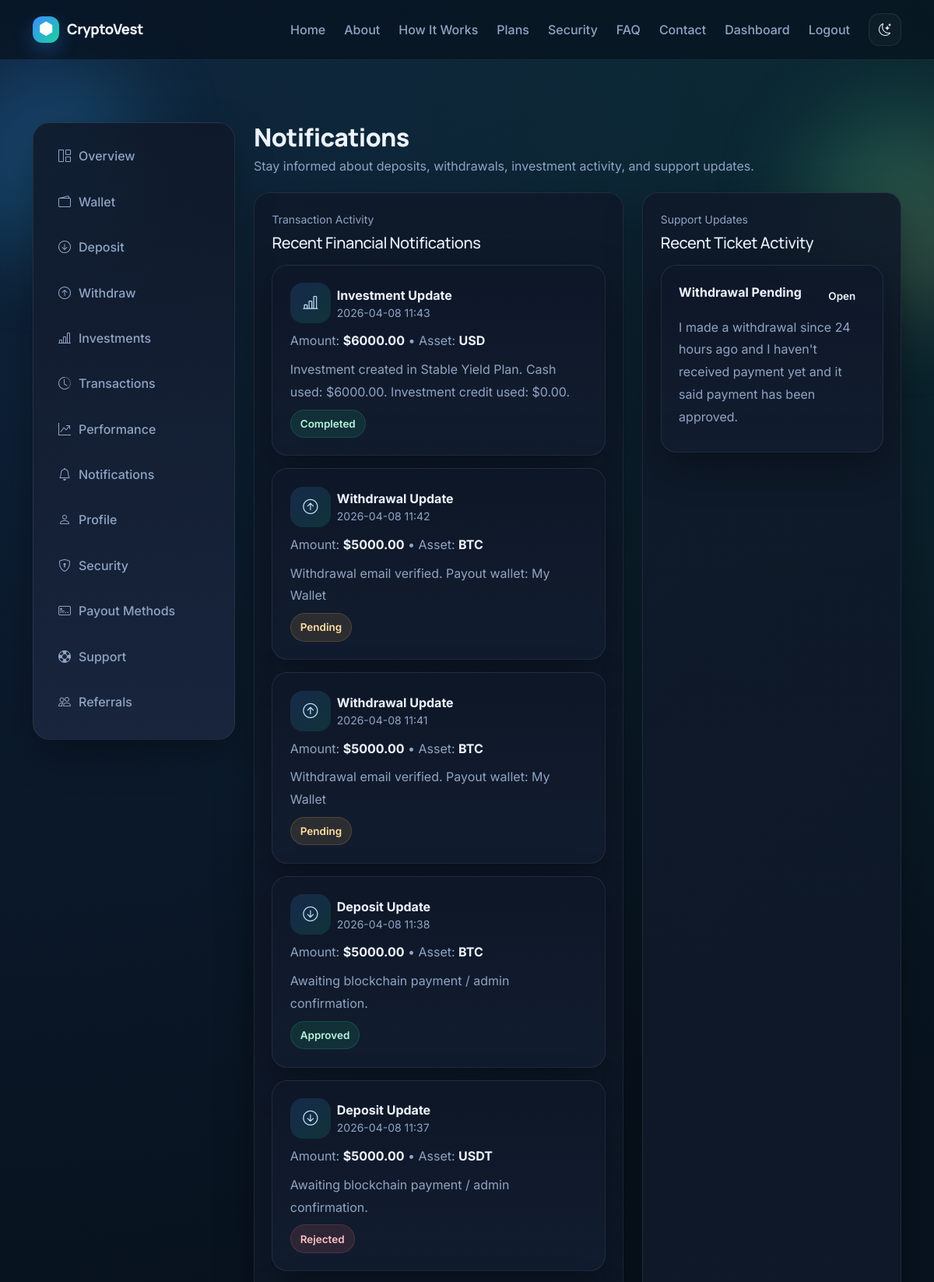
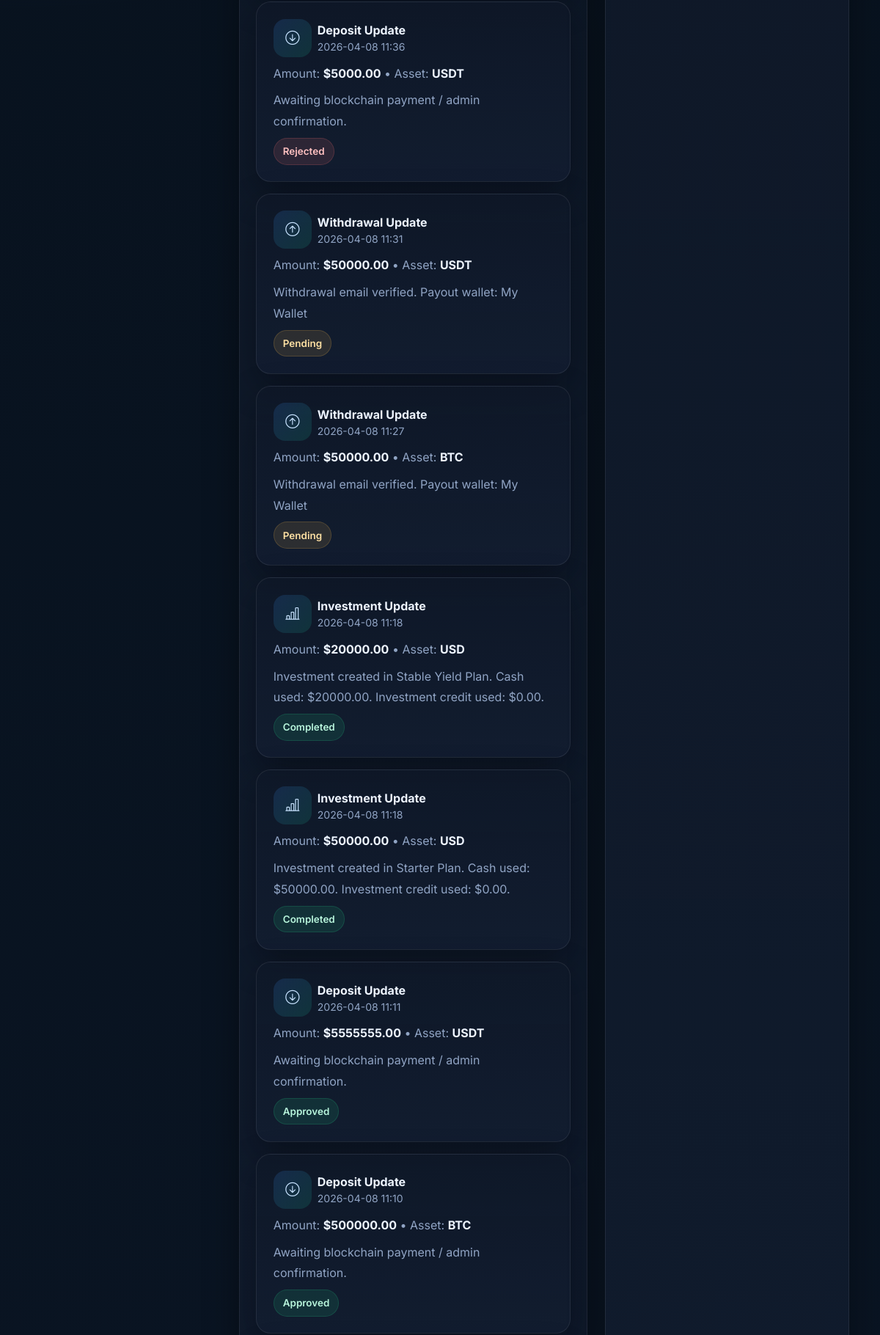
The app's page /dashboard/notifications (signed in, upper part) with its own data (2 pictures, top to bottom).
### app/models.py (models this page shows)
class Transaction(db.Model):
    id = db.Column(db.Integer, primary_key=True)
    user_id = db.Column(db.Integer, db.ForeignKey("user.id"), nullable=False)
    tx_type = db.Column(db.String(30), nullable=False)  # deposit, withdrawal, investment
    asset = db.Column(db.String(20), default="USDT")
    amount = db.Column(db.Float, nullable=False)
    network = db.Column(db.String(50), nullable=True)
    wallet_address = db.Column(db.String(255), nullable=True)
    status = db.Column(db.String(30), default="pending")
    reference = db.Column(db.String(120), nullable=True)
    notes = db.Column(db.Text, nullable=True)
    created_at = db.Column(db.DateTime, default=datetime.utcnow)

class SupportTicket(db.Model):
    id = db.Column(db.Integer, primary_key=True)
    user_id = db.Column(db.Integer, db.ForeignKey("user.id"), nullable=False)
    subject = db.Column(db.String(200), nullable=False)
    message = db.Column(db.Text, nullable=False)
    status = db.Column(db.String(30), default="open")
    admin_reply = db.Column(db.Text, nullable=True)
    created_at = db.Column(db.DateTime, default=datetime.utcnow)

### app/dashboard/routes.py (the view)
@dashboard_bp.route("/notifications")
@login_required
def notifications():
    transactions = (
        Transaction.query.filter_by(user_id=current_user.id)
        .order_by(Transaction.created_at.desc())
        .limit(20)
        .all()
    )
    tickets = (
        SupportTicket.query.filter_by(user_id=current_user.id)
        .order_by(SupportTicket.created_at.desc())
        .limit(10)
        .all()
    )
    return render_template(
        "dashboard/notifications.html",
        transactions=transactions,
        tickets=tickets
    )

### app/models.py (called while the page is built)
@login_manager.user_loader
def load_user(user_id):
    return db.session.get(User, int(user_id))

### app/templates/dashboard/notifications.html (shortened to what this page needs)
{% extends 'base.html' %}
{% block content %}
<section class="page-section">
    <div class="container dashboard-layout">
        {% include 'includes/dashboard_sidebar.html' %}
        <div class="page-shell">
            <div class="page-header">
                <h1>Notifications</h1>
                <p class="text-muted-premium mb-0">
                    Stay informed about deposits, withdrawals, investment activity, and support updates.
                </p>
            </div>
            <div class="row g-4 mb-4">
                <div class="col-lg-7">
                    <div class="content-card h-100">
                        <small class="text-muted-premium d-block mb-2">Transaction Activity</small>
                        <h5 class="mb-3">Recent Financial Notifications</h5>
                        <div class="d-grid gap-3">
                            {% for tx in transactions %}
                            <div class="card-premium">
                                <div class="d-flex justify-content-between align-items-start flex-wrap gap-2">
                                    <div>
                                        <div class="d-flex align-items-center gap-2 mb-2">
                                            {% if tx.tx_type == 'deposit' %}
                                                <div class="feature-icon mb-0"><i class="bi bi-arrow-down-circle"></i></div>
                                            {% elif tx.tx_type == 'withdrawal' %}
                                                <div class="feature-icon mb-0"><i class="bi bi-arrow-up-circle"></i></div>
                                            {% else %}
                                                <div class="feature-icon mb-0"><i class="bi bi-bar-chart-line"></i></div>
                                            {% endif %}
                                            <div>
                                                <strong>{{ tx.tx_type|title }} Update</strong>
                                                <div class="text-muted-premium small">{{ tx.created_at.strftime('%Y-%m-%d %H:%M') }}</div>
                                            </div>
                                        </div>
                                        <p class="text-muted-premium mb-2">
                                            Amount: <strong>${{ '%.2f'|format(tx.amount) }}</strong> • Asset: <strong>{{ tx.asset }}</strong>
                                        </p>
                                        {% if tx.notes %}
                                        <p class="text-muted-premium mb-0">{{ tx.notes }}</p>
                                        {% endif %}
                                    </div>
                                    <span class="status-badge status-{{ tx.status }}">
                                        {{ tx.status|title }}
                                    </span>
                                </div>
                            </div>
                            {% else %}
                            <div class="content-card empty-state">No transaction notifications yet.</div>
                            {% endfor %}
                        </div>
                    </div>
                </div>
                <div class="col-lg-5">
                    <div class="content-card h-100">
                        <small class="text-muted-premium d-block mb-2">Support Updates</small>
                        <h5 class="mb-3">Recent Ticket Activity</h5>
                        <div class="d-grid gap-3">
                            {% for ticket in tickets %}
                            <div class="card-premium">
                                <div class="d-flex justify-content-between align-items-start gap-2 mb-2">
                                    <strong>{{ ticket.subject }}</strong>
                                    <span class="status-badge status-{{ ticket.status }}">
                                        {{ ticket.status|title }}
                                    </span>
                                </div>
                                <p class="text-muted-premium mb-2">
                                    {{ ticket.message[:120] }}{% if ticket.message|length > 120 %}...{% endif %}
                                </p>
                            </div>
                            {% else %}
                            <div class="content-card empty-state">No support notifications yet.</div>
                            {% endfor %}
                        </div>
                    </div>
                </div>
            </div>
        </div>
    </div>
</section>
{% endblock %}

### app/static/css/style.css (style rules this page uses)
:root { --bg: #07111c; --bg-2: #0b1626; --surface: rgba(15, 24, 40, 0.86); --surface-2: rgba(18, 29, 48, 0.92); --surface-3: rgba(25, 38, 62, 0.95); --text: #edf4ff; --text-soft: #c5d4ee; --muted: #90a4c4; --border: rgba(255, 255, 255, 0.08); --shadow: 0 18px 50px rgba(0, 0, 0, 0.32); --blue: #3d8bff; --cyan: #29d3ff; --emerald: #18d39e; --gold: #f3c969; --danger: #ff7272; --success: #22c983; --warning: #f3b54a; --info: #57a6ff; --radius-xl: 26px; --radius-lg: 20px; --radius-md: 16px; --radius-sm: 12px; }
* { box-sizing: border-box; }
html { scroll-behavior: smooth; }
body { font-family: "Inter", "DM Sans", "Sora", sans-serif; background: radial-gradient(circle at top left, rgba(61,139,255,0.14), transparent 28%), radial-gradient(circle at top right, rgba(24,211,158,0.10), transparent 24%), linear-gradient(180deg, var(--bg), var(--bg-2)); color: var(--text); min-height: 100vh; position: relative; overflow-x: hidden; }
h1, h2, h3, h4, h5, h6, .brand { font-family: "Manrope", "Inter", sans-serif; letter-spacing: -0.02em; }
.page-section { padding: 64px 0; }
.card-premium, .glass-panel, .metric-card, .table-panel, .auth-card, .content-card { border: 1px solid var(--border); border-radius: var(--radius-lg); background: linear-gradient(180deg, var(--surface), var(--surface-2)); box-shadow: var(--shadow); }
.card-premium, .metric-card, .table-panel, .auth-card, .content-card { padding: 1.4rem; }
.section-subtitle, .text-muted-premium { color: var(--muted) !important; }
.feature-icon { width: 52px; height: 52px; border-radius: 16px; display: inline-flex; align-items: center; justify-content: center; color: #c8e3ff; background: linear-gradient(135deg, rgba(61,139,255,0.16), rgba(24,211,158,0.14)); margin-bottom: 1rem; font-size: 1.2rem; }
.status-badge { display: inline-flex; align-items: center; gap: 6px; padding: .45rem .75rem; border-radius: 999px; font-size: .84rem; font-weight: 600; }
.status-approved, .status-completed, .status-active, .status-answered, .status-success { color: #b8f5dc; background: rgba(34,201,131,0.12); border: 1px solid rgba(34,201,131,0.18); }
.status-pending, .status-warning { color: #ffe0a3; background: rgba(243,181,74,0.12); border: 1px solid rgba(243,181,74,0.18); }
.status-rejected, .status-danger, .status-suspended { color: #ffc1c1; background: rgba(255,114,114,0.12); border: 1px solid rgba(255,114,114,0.18); }
.dashboard-layout { display: grid; grid-template-columns: 260px 1fr; gap: 1.5rem; align-items: start; }
.page-shell { min-width: 0; }
.page-header { margin-bottom: 1.4rem; }
.page-header h1 { font-size: 2rem; font-weight: 800; margin-bottom: .35rem; }
.content-card p { line-height: 1.8; }
.content-card strong { color: var(--text); }

### records on screen
Transaction: tx_type "Investment", created_at "2026-04-08 11:43", amount "6000.00", asset "USD", notes "Investment created in Stable Yield Plan. Cash used: $6000.00. Investment credit used: $0.00.", status "Completed"
Transaction: tx_type "Withdrawal", created_at "2026-04-08 11:42", amount "5000.00", asset "BTC", notes "Withdrawal email verified. Payout wallet: My Wallet", status "Pending"
Transaction: tx_type "Withdrawal", created_at "2026-04-08 11:41", amount "5000.00", asset "BTC", notes "Withdrawal email verified. Payout wallet: My Wallet", status "Pending"
Transaction: tx_type "Deposit", created_at "2026-04-08 11:38", amount "5000.00", asset "BTC", notes "Awaiting blockchain payment / admin confirmation.", status "Approved"
Transaction: tx_type "Deposit", created_at "2026-04-08 11:37", amount "5000.00", asset "USDT", notes "Awaiting blockchain payment / admin confirmation.", status "Rejected"
Transaction: tx_type "Deposit", created_at "2026-04-08 11:36", amount "5000.00", asset "USDT", notes "Awaiting blockchain payment / admin confirmation.", status "Rejected"
Transaction: tx_type "Withdrawal", created_at "2026-04-08 11:31", amount "50000.00", asset "USDT", notes "Withdrawal email verified. Payout wallet: My Wallet", status "Pending"
Transaction: tx_type "Withdrawal", created_at "2026-04-08 11:27", amount "50000.00", asset "BTC", notes "Withdrawal email verified. Payout wallet: My Wallet", status "Pending"
Transaction: tx_type "Investment", created_at "2026-04-08 11:18", amount "20000.00", asset "USD", notes "Investment created in Stable Yield Plan. Cash used: $20000.00. Investment credit used: $0.00.", status "Completed"
Transaction: tx_type "Investment", created_at "2026-04-08 11:18", amount "50000.00", asset "USD", notes "Investment created in Starter Plan. Cash used: $50000.00. Investment credit used: $0.00.", status "Completed"
Transaction: tx_type "Deposit", created_at "2026-04-08 11:11", amount "5555555.00", asset "USDT", notes "Awaiting blockchain payment / admin confirmation.", status "Approved"
Transaction: tx_type "Deposit", created_at "2026-04-08 11:10", amount "500000.00", asset "BTC", notes "Awaiting blockchain payment / admin confirmation.", status "Approved"
SupportTicket: subject "Withdrawal Pending", status "Open", message "I made a withdrawal since 24 hours ago and I haven't received payment yet and it said payment has been approved."
